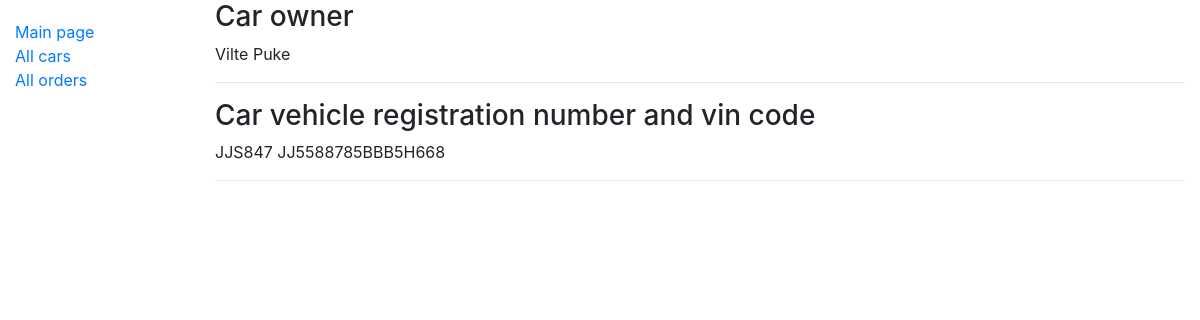
The app's page /autoservisas/car/2 with its own data.
### autoservisas/models.py (models this page shows, shortened)
class Car(models.Model):
    valst_nr = models.CharField('Number', max_length=6, help_text='Enter the country registration number')
    vin_code = models.CharField('VIN_code', max_length=17, help_text='Enter a VIN code')
    client = models.CharField('Client', max_length=200, help_text='Enter client name and last name')
    automodel = models.ForeignKey('AutoModel', on_delete=models.SET_NULL, null=True)
    class Meta:
        verbose_name = "Car"
        verbose_name_plural = "Cars"

### autoservisas/views.py (the view)
# urls.py: path('car/', views.cars, name='car'),
def car(request, car_id):
    single_car = get_object_or_404(Car, pk=car_id)
    return render(request, 'car.html', {'car': single_car})

### autoservisas/templates/car.html
{% extends "base.html" %}
{% block content %}
<div>
  <h3>Car owner</h3>
  {{ car.client }}
  <hr/>
  <h3>Car vehicle registration number and vin code </h3>
  {{ car.valst_nr }} {{ car.vin_code }}
  <hr/>
</div>
{% endblock %}

### records on screen
Car: client "Vilte Puke", valst_nr "JJS847", vin_code "JJ5588785BBB5H668"
